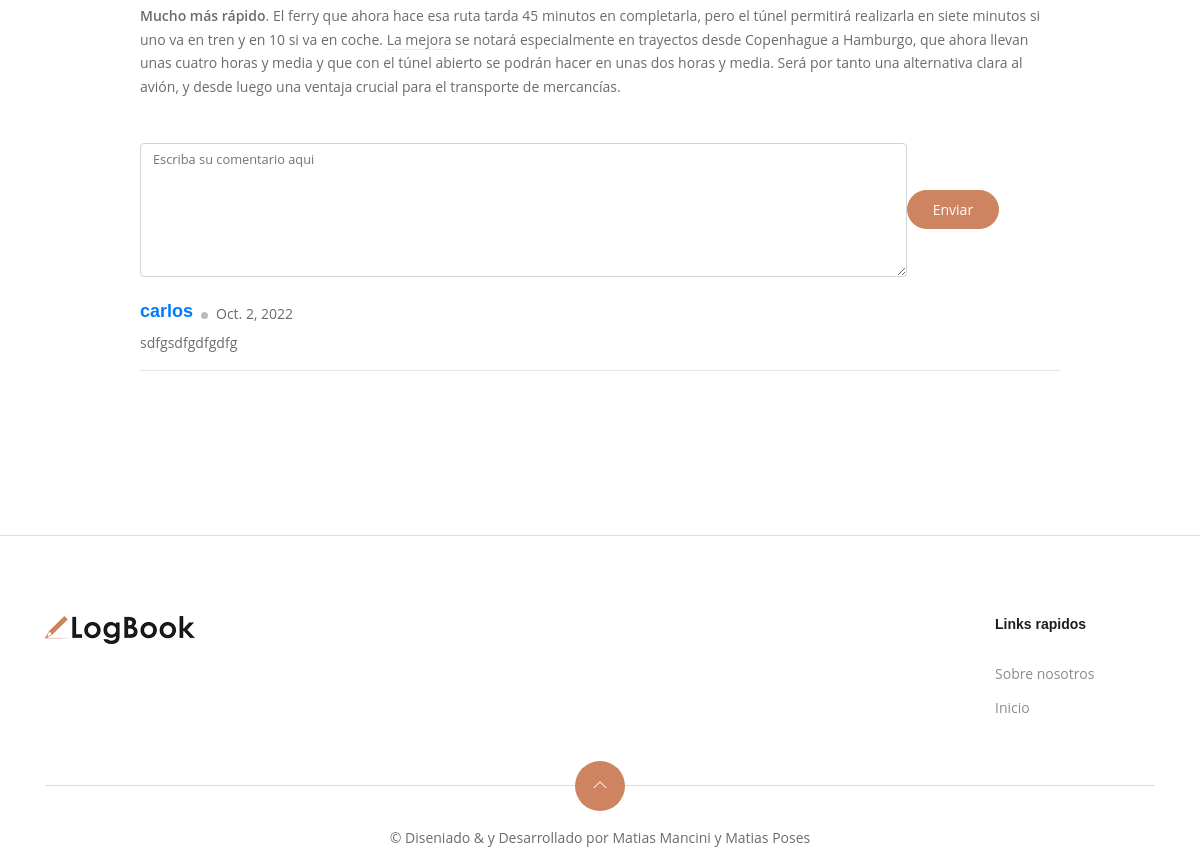
Page /ver_articulo/el_tunel_sumergido/ (lower part) on the earlier database version.
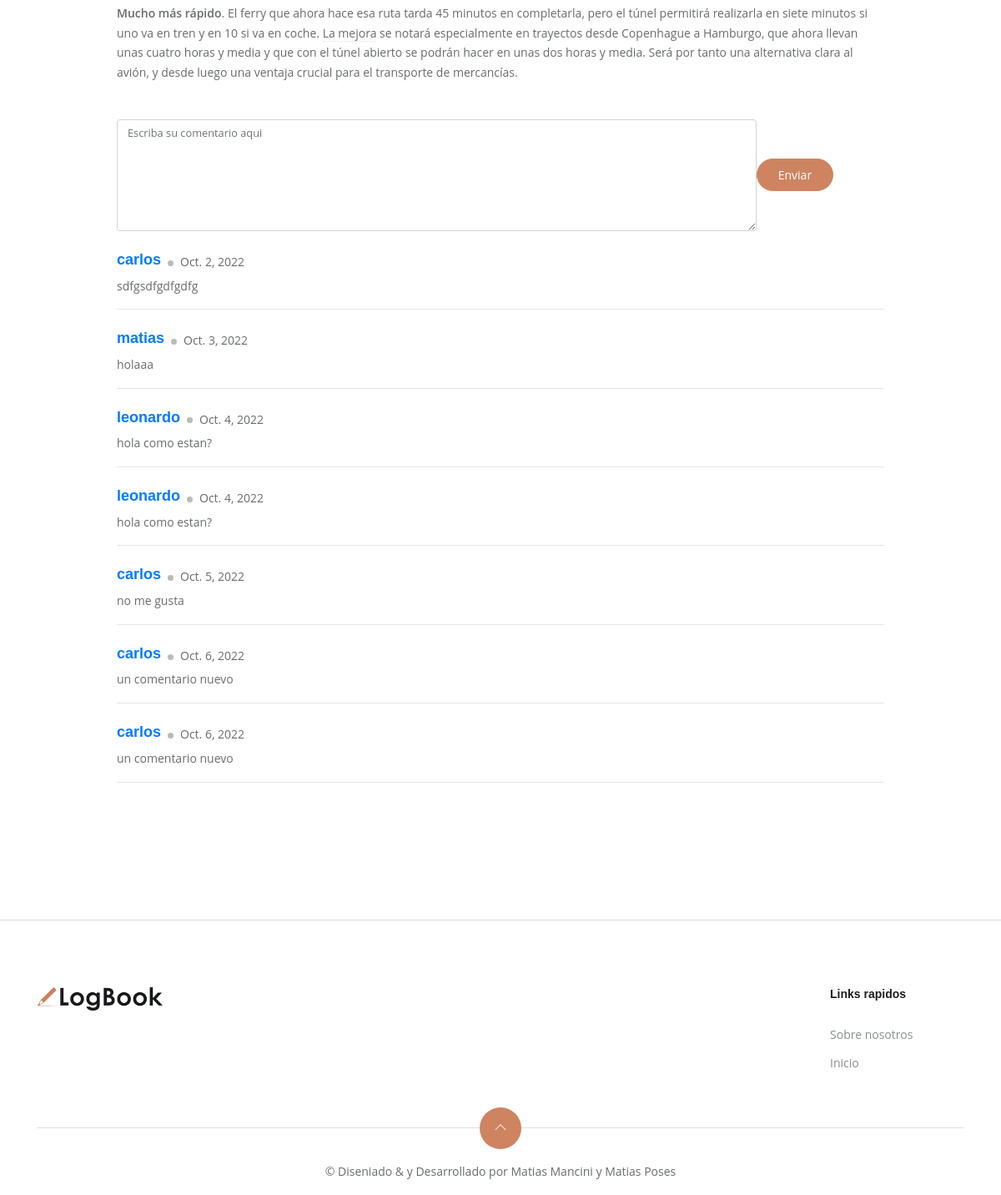
Same page on the later database version.
### blogapp/models.py (models this page shows, shortened)
class Base(models.Model):
    id = models.AutoField(primary_key=True)
    estado=models.BooleanField(default=True)
    fecha_creacion = models.DateField(auto_now=False, auto_now_add=True)
    fecha_modificacion = models.DateField(auto_now=True, auto_now_add=False)
    fecha_eliminacion = models.DateField(auto_now=True, auto_now_add=False)
    class Meta:
        abstract = True

class Comment(Base):
    post = models.ForeignKey(Post, related_name="comentarios", on_delete=models.CASCADE,null=True,blank=True)
    autor = models.ForeignKey(User, on_delete=models.CASCADE,null=True,blank=True)
    contenido = models.TextField()
    class Meta:
        ordering = ('fecha_creacion',)

### blog/views.py (the view)
# urls.py: path("ver_articulo/<slug>/", ver_articulo, name="ver_articulo"),
def ver_articulo(request, slug):
    articulo = Post.objects.get(slug=slug)
    todos_los_comentarios = Comment.objects.filter(post=articulo)
    form = Formulario_comentario()
    return render(
        request,
        "home.html",
        {
            "articulo": articulo,
            "todos_los_comentarios": todos_los_comentarios,
            "form": form,
        },
    )

### blogapp/forms.py
class Formulario_comentario(ModelForm):
    class Meta:
        model = Comment
        fields = ("contenido",)
        widgets = {
            "contenido": Textarea(
                attrs={
                    "cols": 20,
                    "rows": 5,
                    "class": "form-control col-10",
                    "id": "text",
                    "placeholder": "Escriba su comentario aqui",
                }
            ),
        }

### blogapp/models.py (called while the page is built)
    def __str__(self):
        return self.nombre

    def __str__(self):
        return self.nombre

### templates/home.html
{% extends 'bases/base_home.html' %}
{% load static %}
{% block content %}
{% include 'includes/section_home.html' %}
{% endblock %}

### templates/includes/section_home.html (shortened to what this page needs)
{% load static %}
{% load i18n %}
{% if articulo %}
<section class="section">
	<div class="container">
		<article class="row mb-4">
			<div class="col-lg-10 mx-auto">
				<div class="content">
					<p>{{ articulo.content|safe }}</p>
				</div>
			</div>
		</article>
	</div>
	<div class="container">
		<div class="row mb-4">
			<div class="col-lg-10 mx-auto mb-4">
				<form method="post" action="{% url 'enviar_comentario' articulo.slug %}" class=" form-inline mt-1">
					{{ form.contenido }}
					<button type="submit" class="btn btn-primary  btn-lg">Enviar</button>
				</form>
				<div>
					{% for comentario in todos_los_comentarios %}
					<div class=" commented-section mt-4">
						<div class="d-flex flex-row align-items-center commented-user">
							<h5 class="mr-2"><a href="{% url 'ver_perfil' comentario.autor.id %}">{{ comentario.autor }}</a></h5><span
								class="dot mb-1"></span><span class="mb-1 ml-2">{{ comentario.fecha_creacion }}</span>
						</div>
						<div class="comment-text-sm"><span> {{ comentario.contenido|safe }}</span></div>
						<hr>
						{% endfor %}
					</div>
				</div>
			</div>
		</div>
	</div>
	</div>
	</div>
	</div>
</section>
{% endif %}

Differences in the rows shown:
added Comment: autor "matias", fecha_creacion "Oct. 3, 2022", contenido "holaaa"
added Comment: autor "leonardo", fecha_creacion "Oct. 4, 2022", contenido "hola como estan?"
added Comment: autor "leonardo", fecha_creacion "Oct. 4, 2022", contenido "hola como estan?"
added Comment: autor "carlos", fecha_creacion "Oct. 5, 2022", contenido "no me gusta"
added Comment: autor "carlos", fecha_creacion "Oct. 6, 2022", contenido "un comentario nuevo"
added Comment: autor "carlos", fecha_creacion "Oct. 6, 2022", contenido "un comentario nuevo"
